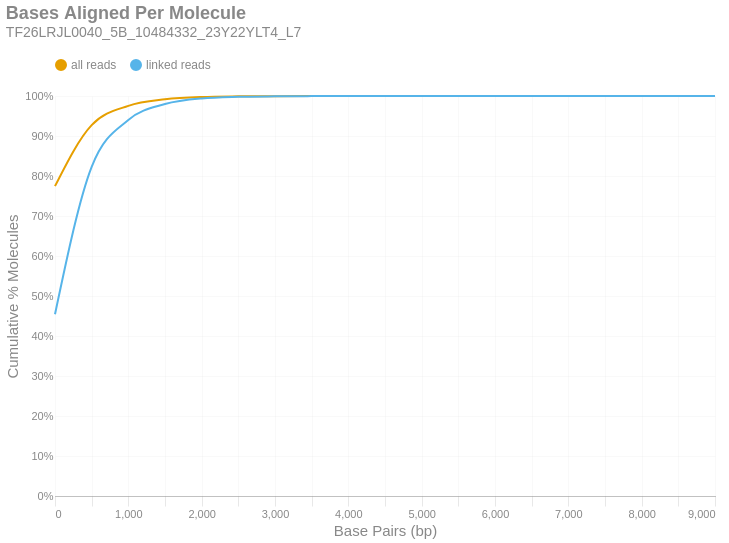

Here is the notebook cell this chart was saved with:
### Markdown cell above
### Bases Aligned Per Molecule
This is a cumulative frequency distribution showing the number of base pairs aligned per unique molecule. These data are shown in 500 bp bins. There are two distributions: one with `all reads` (yellow) and another with only `linked reads` (blue). The percent of molecules in the `linked reads` distribution is relative to the total number of linked molecules.

### Code cell
if SKIPLR:
    print_html(f"Skipped")
else:
    binned_df = consolidated_hist(valids['aligned_bp'], mask, 500, True)
    with SafeRender(binned_df):
        (
            density_plot(binned_df, 'Bases Aligned Per Molecule', samplename, 'basesper')
            .encode(
                x=alt.X('bin:Q', title="Base Pairs (bp)").axis(tickMinStep=500).scale(padding=0),
                y=alt.Y('value:Q', title='Cumulative % Molecules')
                    .axis(format='%')
                    .scale(domain = [0,1])
                    .stack(False),
                color=alt.Color("key:N").scale(domain = ["all reads", "linked reads"]),
                tooltip = [
                    alt.Tooltip("key:N", title = "Data Type"),
                    alt.Tooltip("range_label:N", title="Bases Aligned Per Molecule"),
                    alt.Tooltip("value:Q", format = ".2%", title="% Molecules (Cum.)")
                ]
            )
        ).display()

### Figure 1 — Vega-Lite specification as saved in the notebook (floating-point values rounded to 4 significant figures)
{"width": "container", "height": 400, "config": {"title": {"anchor": "start", "dy": -15, "fontSize": 18, "color": "#888888", "subtitleColor": "#888888", "subtitleFontSize": 14}, "arc": {"fill": "#0072B2"}, "axis": {"domainColor": "#888888", "domainWidth": 0.5, "gridWidth": 0.2, "grid": false, "titleFontWeight": 400, "titleFontSize": 15, "labelFontSize": 11, "labelColor": "#888888", "tickColor": "#888888", "tickWidth": 0.2, "titleColor": "#888888"}, "axisBand": {"grid": false}, "axisX": {"grid": true, "tickSize": 10, "domainCap": "round"}, "axisY": {"domain": false, "grid": true, "tickSize": 0, "domainCap": "round"}, "background": "transparent", "header": {"labelFontSize": 15, "labelColor": "#888888", "titleFontSize": 15, "titleFontWeight": 600, "titleColor": "#888888"}, "legend": {"labelFont": "sans-serif", "labelFontSize": 12, "labelColor": "#888888", "symbolSize": 100, "symbolType": "circle", "titleFontSize": 12, "titlePadding": 10, "titleColor": "#888888", "title": null, "orient": "top"}, "range": {"category": ["#E69F00", "#56B4E9", "#009E73", "#F0E442", "#0072B2", "#D55E00", "#CC79A7", "#000000"], "diverging": ["#cfe8f3", "#a2d4ec", "#73bfe2", "#46abdb", "#1696d2", "#12719e"]}, "area": {"fill": "#0072B2", "fillOpacity": 0.7, "line": true, "strokeOpacity": 0.7}, "line": {"color": "#0072B2", "stroke": "#0072B2", "strokeWidth": 2}, "trail": {"color": "#0072B2", "stroke": "#0072B2", "strokeWidth": 0, "size": 1}, "point": {"filled": true, "fillOpacity": 1.0, "size": 95}, "text": {"color": "#888888", "fontSize": 11, "align": "right", "fontWeight": 400, "size": 11}, "bar": {"fill": "#0072B2", "stroke": null}, "view": {"stroke": null, "continuousWidth": 660, "continuousHeight": 400}}, "data": {"name": "data-9a48fd0703f3e6535b4913f4d5b5203f"}, "mark": {"type": "line", "interpolate": "monotone", "point": {"opacity": 0, "size": 275}}, "encoding": {"color": {"field": "key", "scale": {"domain": ["all reads", "linked reads"]}, "type": "nominal"}, "tooltip": [{"field": "key", "title": "Data Type", "type": "nominal"}, {"field": "range_label", "title": "Bases Aligned Per Molecule", "type": "nominal"}, {"field": "value", "format": ".2%", "title": "% Molecules (Cum.)", "type": "quantitative"}], "x": {"axis": {"tickMinStep": 500}, "field": "bin", "scale": {"padding": 0}, "title": "Base Pairs (bp)", "type": "quantitative"}, "y": {"axis": {"format": "%"}, "field": "value", "scale": {"domain": [0, 1]}, "stack": false, "title": "Cumulative % Molecules", "type": "quantitative"}}, "params": [{"name": "param_c36ac31b6afebe62", "select": {"type": "point", "fields": ["key"]}, "bind": "legend"}], "title": {"text": "Bases Aligned Per Molecule", "subtitle": "TF26LRJL0040_5B_10484332_23Y22YLT4_L7"}, "transform": [{"fold": ["all reads (cumsum)", "linked reads (cumsum)"]}, {"calculate": "replace(datum.key, ' (cumsum)', '')", "as": "key"}, {"filter": {"param": "param_c36ac31b6afebe62"}}], "usermeta": {"embedOptions": {"downloadFileName": "TF26LRJL0040_5B_10484332_23Y22YLT4_L7.basesper"}}, "$schema": "https://vega.github.io/schema/vega-lite/v6.4.1.json", "datasets": {"data-9a48fd0703f3e6535b4913f4d5b5203f": [{"bin": "0.0", "interval": "0.0-500.0", "all reads": 0.7746, "linked reads": 0.4544, "all reads (cumsum)": 0.7746, "linked reads (cumsum)": 0.4544, "range_label": "0-499"}, {"bin": "500.0", "interval": "500.0-1000.0", "all reads": 0.1526, "linked reads": 0.3685, "all reads (cumsum)": 0.9272, "linked reads (cumsum)": 0.8229, "range_label": "500-999"}, {"bin": "1000.0", "interval": "1000.0-1500.0", "all reads": 0.0482, "linked reads": 0.1173, "all reads (cumsum)": 0.9754, "linked reads (cumsum)": 0.9402, "range_label": "1000-1499"}, {"bin": "1500.0", "interval": "1500.0-2000.0", "all reads": 0.01629, "linked reads": 0.03964, "all reads (cumsum)": 0.9917, "linked reads (cumsum)": 0.9798, "range_label": "1500-1999"}, {"bin": "2000.0", "interval": "2000.0-2500.0", "all reads": 0.005773, "linked reads": 0.01405, "all reads (cumsum)": 0.9975, "linked reads (cumsum)": 0.9939, "range_label": "2000-2499"}, {"bin": "2500.0", "interval": "2500.0-3000.0", "all reads": 0.001646, "linked reads": 0.004005, "all reads (cumsum)": 0.9991, "linked reads (cumsum)": 0.9979, "range_label": "2500-2999"}, {"bin": "3000.0", "interval": "3000.0-3500.0", "all reads": 0.0005545, "linked reads": 0.001349, "all reads (cumsum)": 0.9997, "linked reads (cumsum)": 0.9992, "range_label": "3000-3499"}, {"bin": "3500.0", "interval": "3500.0-4000.0", "all reads": 0.0002113, "linked reads": 0.0005143, "all reads (cumsum)": 0.9999, "linked reads (cumsum)": 0.9997, "range_label": "3500-3999"}, {"bin": "4000.0", "interval": "4000.0-4500.0", "all reads": 7.646e-05, "linked reads": 0.0001861, "all reads (cumsum)": 1.0, "linked reads (cumsum)": 0.9999, "range_label": "4000-4499"}, {"bin": "4500.0", "interval": "4500.0-5000.0", "all reads": 2.416e-05, "linked reads": 5.879e-05, "all reads (cumsum)": 1.0, "linked reads (cumsum)": 1.0, "range_label": "4500-4999"}, {"bin": "5000.0", "interval": "5000.0-5500.0", "all reads": 9.481e-06, "linked reads": 2.307e-05, "all reads (cumsum)": 1.0, "linked reads (cumsum)": 1.0, "range_label": "5000-5499"}, {"bin": "5500.0", "interval": "5500.0-6000.0", "all reads": 1.529e-06, "linked reads": 3.721e-06, "all reads (cumsum)": 1.0, "linked reads (cumsum)": 1.0, "range_label": "5500-5999"}, {"bin": "6000.0", "interval": "6000.0-6500.0", "all reads": 2.447e-06, "linked reads": 5.21e-06, "all reads (cumsum)": 1.0, "linked reads (cumsum)": 1.0, "range_label": "6000-6499"}, {"bin": "6500.0", "interval": "6500.0-7000.0", "all reads": 0.0, "linked reads": 0.0, "all reads (cumsum)": 1.0, "linked reads (cumsum)": 1.0, "range_label": "6500-6999"}, {"bin": "7000.0", "interval": "7000.0-7500.0", "all reads": 3.058e-07, "linked reads": 7.442e-07, "all reads (cumsum)": 1.0, "linked reads (cumsum)": 1.0, "range_label": "7000-7499"}, {"bin": "7500.0", "interval": "7500.0-8000.0", "all reads": 0.0, "linked reads": 0.0, "all reads (cumsum)": 1.0, "linked reads (cumsum)": 1.0, "range_label": "7500-7999"}, {"bin": "8000.0", "interval": "8000.0-8500.0", "all reads": 0.0, "linked reads": 0.0, "all reads (cumsum)": 1.0, "linked reads (cumsum)": 1.0, "range_label": "8000-8499"}, {"bin": "8500.0", "interval": "8500.0-9000.0", "all reads": 0.0, "linked reads": 0.0, "all reads (cumsum)": 1.0, "linked reads (cumsum)": 1.0, "range_label": "8500-8999"}, {"bin": "9000.0", "interval": "9000.0-9500.0", "all reads": 3.058e-07, "linked reads": 7.442e-07, "all reads (cumsum)": 1.0, "linked reads (cumsum)": 1.0, "range_label": "9000-9499"}]}}
